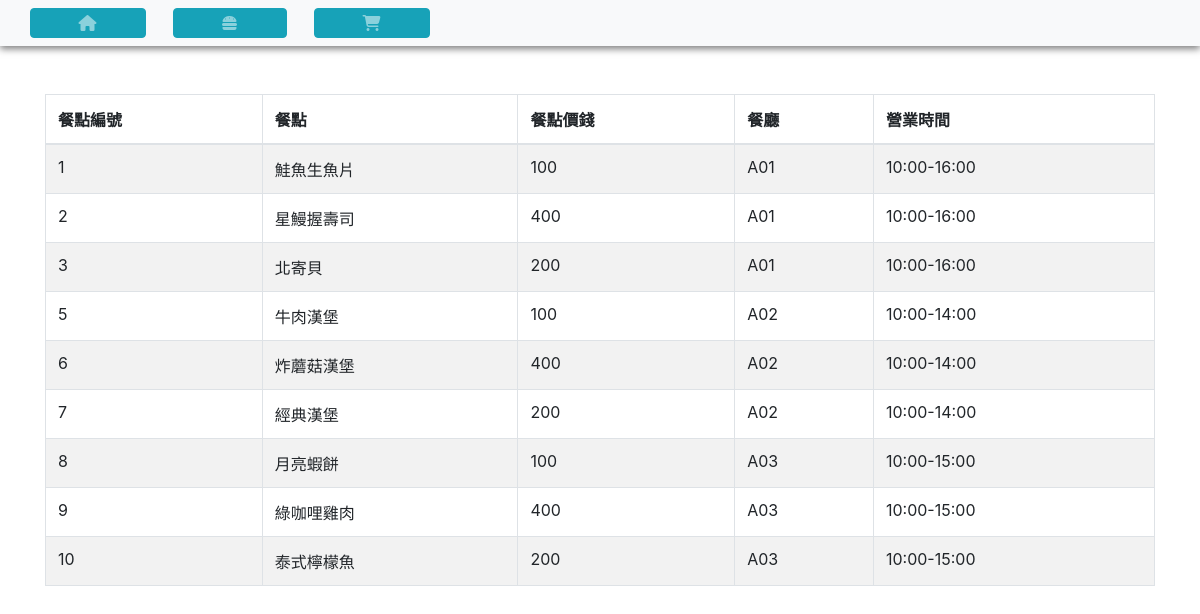
The app's page /dbProject2021/foodtype.php with its own data.
### tables this page shows
CREATE TABLE `foodtype` (
  `foodID` int(15) NOT NULL,
  `store_number` varchar(30) NOT NULL,
  `Name` varchar(30) DEFAULT NULL,
  `Price` int(30) DEFAULT NULL
);

CREATE TABLE `store` (
  `store_number` varchar(15) NOT NULL,
  `type` varchar(15) NOT NULL,
  `BusinessHour` varchar(30) DEFAULT NULL
);

### dbProject2021/foodtype.php (the view, shortened to what this page needs)
<html dir="ltr" lang="zh-TW">
<head>
    <link rel="stylesheet" href="css/bootstrap-grid-4.5.2.css">
    <link rel="stylesheet" href="css/style.css">
    <link rel="stylesheet" href="css/theme-dark-blue-1.css">
    <link rel="stylesheet" href="https://cdnjs.cloudflare.com/ajax/libs/twitter-bootstrap/4.1.3/css/bootstrap.css">
    <link rel="stylesheet" href="https://cdn.datatables.net/1.10.20/css/dataTables.bootstrap4.min.css">
    <link rel="stylesheet" href="https://stackpath.bootstrapcdn.com/bootstrap/4.4.1/css/bootstrap.min.css"
>
</head>
<body>
    <nav class="navbar navbar-expand-lg navbar-light bg-light">
        <a class="btn btn-info px-5" href="index.php">
            <i class="fa fa-home"></i>
        </a>
        <a class="btn btn-info px-5" href="foodtype.php">
            <i class="fa fa-hamburger"></i>
        </a>
        <a class="btn btn-info px-5" href="shopcar.php">
            <i class="fa fa-shopping-cart"></i>
        </a>
    </nav>
    <?php
        include "db_conn.php";
        $query = ("SELECT foodID, foodtype.store_number, Name, Price, BusinessHour FROM foodtype, store WHERE foodtype.store_number = store.store_number");
        $stmt = $db->prepare($query);
        $stmt->execute();
        $result = $stmt->fetchAll();
    ?>
    <div class="container my-5">
        <div class="row">
            <div class="col">
                <table class="table table-striped table-bordered table-hover">
                    <thead>
                        <tr>
                            <th scope="col">餐點編號</th>
                            <th scope="col">餐點</th>
                            <th scope="col">餐點價錢</th>
                            <th scope="col">餐廳</th>
                            <th scope="col">營業時間</th>
                        </tr>
                    </thead>
                    <tbody>
                        <?php
                            for($i = 0; $i < count($result); ++$i) {
                                echo "<tr>";
                                echo "<td>".$result[$i]['foodID']."</td>";
                                echo "<td>".$result[$i]['Name']."</td>";
                                echo "<td>".$result[$i]['Price']."</td>";
                                echo "<td>".$result[$i]['store_number']."</td>";
                                echo "<td>".$result[$i]['BusinessHour']."</td>";
                                echo "</tr>";
                            }
                        ?>
                    </tbody>
                </table>
            </div>
        </div>
    </div>
</body>
</html>

### dbProject2021/css/style.css (style rules this page uses)
html { font-size: 120%; }
body { font-size: 1em; margin: 0; padding-top: 3.5em; font-family: -apple-system, BlinkMacSystemFont,"微軟正黑體",sans-serif; line-height: 1.5; -webkit-overflow-scrolling: touch; -webkit-text-size-adjust: 100% !important; -ms-text-size-adjust: 100% !important; }
@media screen and (min-width:992px) { html { font-size: 100%; } }
@media screen and (min-width:992px) { body { padding-top:0; } }
a { padding: 3px 5px; text-decoration: none; }
nav { position: fixed; top:0; left: 0; right: 0; z-index: 1030; }
@media screen and (min-width:992px) { nav { position: static; } }
@media screen and (min-width:992px) { body:not(.fixed-top) nav { margin-bottom: 0.875em; } }

### dbProject2021/css/theme-dark-blue-1.css (style rules this page uses)
body { color: rgb(40,50,60); }
a, .page_title, .widget > .widget-title span { color: rgb(0, 86, 145); }
nav { box-shadow:rgba(0, 0, 0, 0.5) 0px 3px 7px 0px; }
nav .fa { color: rgba(255, 255, 255, 0.5); }

### dbProject2021/foodtype.php (style rules this page uses)
body { padding: 0px; }

### records on screen
foodtype: foodID "1", Name "鮭魚生魚片", Price "100", store_number "A01", store_number.BusinessHour "10:00-16:00"
foodtype: foodID "2", Name "星鰻握壽司", Price "400", store_number "A01", store_number.BusinessHour "10:00-16:00"
foodtype: foodID "3", Name "北寄貝", Price "200", store_number "A01", store_number.BusinessHour "10:00-16:00"
foodtype: foodID "5", Name "牛肉漢堡", Price "100", store_number "A02", store_number.BusinessHour "10:00-14:00"
foodtype: foodID "6", Name "炸蘑菇漢堡", Price "400", store_number "A02", store_number.BusinessHour "10:00-14:00"
foodtype: foodID "7", Name "經典漢堡", Price "200", store_number "A02", store_number.BusinessHour "10:00-14:00"
foodtype: foodID "8", Name "月亮蝦餅", Price "100", store_number "A03", store_number.BusinessHour "10:00-15:00"
foodtype: foodID "9", Name "綠咖哩雞肉", Price "400", store_number "A03", store_number.BusinessHour "10:00-15:00"
foodtype: foodID "10", Name "泰式檸檬魚", Price "200", store_number "A03", store_number.BusinessHour "10:00-15:00"
